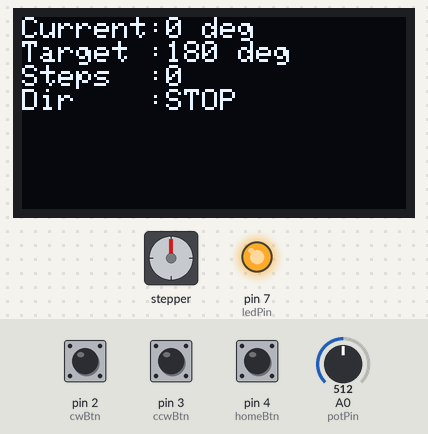
This sketch was run on a simulated Arduino Uno, built with avr-gcc and run on an emulated ATmega328P. Shown: 128×64 one-colour display, stepper motor, output pins drawn as LEDs (lit = HIGH). Inputs (shaded band) come from the test bench; at power-on: pin 2 (cwBtn) HIGH, pin 3 (ccwBtn) HIGH, pin 4 (homeBtn) HIGH, A0 (potPin) = 512. Stepper angles assume 2048 steps per turn; what the sketch prints to the serial monitor is not drawn.

Above: at 1.2 s.
1.3 s: pin 2 (cwBtn) pulled LOW for 0.15 s
At 2.9 s:
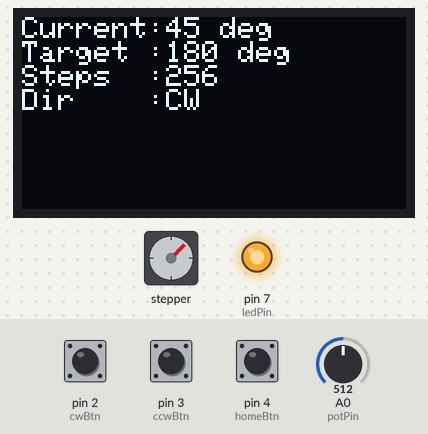
3.9 s: pin 3 (ccwBtn) pulled LOW for 3.2 s
At 7.7 s:
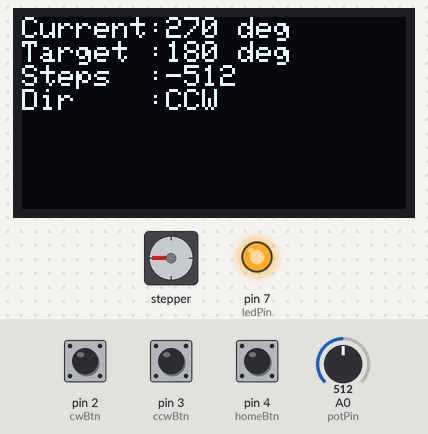
8.6 s: pin 4 (homeBtn) pulled LOW for 0.15 s
At 9.3 s:
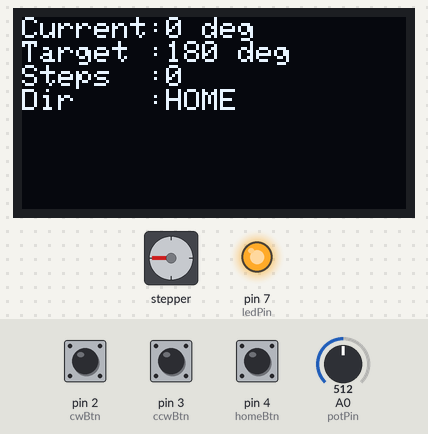
10.5 s: pin 3 (ccwBtn) pulled LOW for 0.15 s
At 12.8 s:
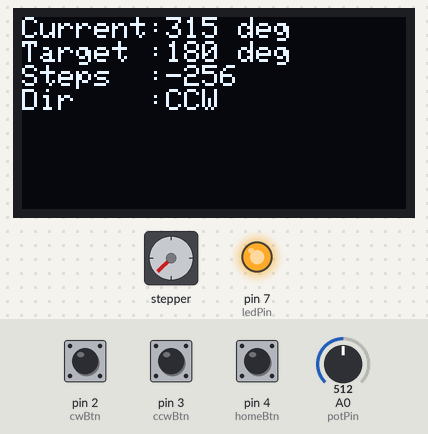
13.3 s: pin 3 (ccwBtn) pulled LOW for 3.2 s
At 17.1 s:
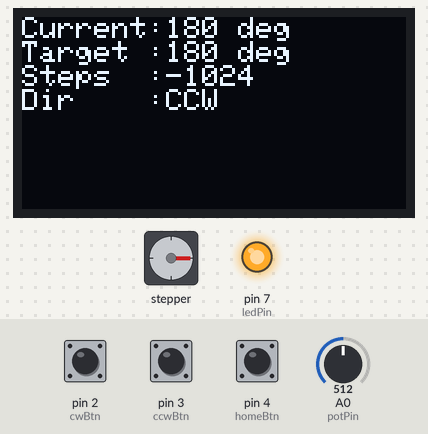
18.0 s: pin 3 (ccwBtn) pulled LOW for 1 s
At 19.6 s:
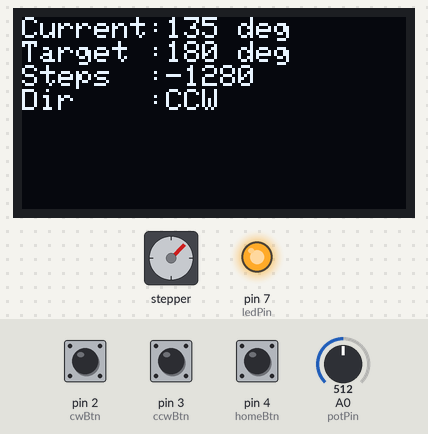
Timing chart, 0 to 21.1 s (numbered marks = the images above; inputs shaded):
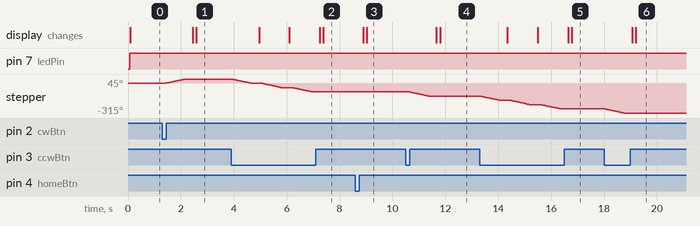

The sketch:

stepper_motor_positioner.ino
```cpp
#include <Wire.h>
#include <Adafruit_GFX.h>
#include <Adafruit_SSD1306.h>
#include <Stepper.h>

#define SCREEN_WIDTH 128
#define SCREEN_HEIGHT 64

Adafruit_SSD1306 display(SCREEN_WIDTH, SCREEN_HEIGHT, &Wire, -1);

// Stepper
const int STEPS_PER_REV = 2048;
Stepper motor(STEPS_PER_REV, 8, 10, 9, 11);

// Pins
const int potPin = A0;
const int cwBtn = 2;
const int ccwBtn = 3;
const int homeBtn = 4;
const int ledPin = 7;

long currentSteps = 0;
String direction = "STOP";

void setup() {

  Serial.begin(9600);

  pinMode(cwBtn, INPUT_PULLUP);
  pinMode(ccwBtn, INPUT_PULLUP);
  pinMode(homeBtn, INPUT_PULLUP);

  pinMode(ledPin, OUTPUT);

  motor.setSpeed(10);

  if(!display.begin(SSD1306_SWITCHCAPVCC,0x3C)){
    while(true);
  }

  display.clearDisplay();
  display.display();
}

void loop() {

  int pot = analogRead(potPin);

  int targetAngle = map(pot,0,1023,0,360);

  float currentAngle = fmod(currentSteps * 360.0 / STEPS_PER_REV,360);

  if(currentAngle < 0)
    currentAngle += 360;

  // CW Button
  if(digitalRead(cwBtn)==LOW){

    motor.step(256);

    currentSteps += 256;

    direction = "CW";

    delay(250);
  }

  // CCW Button
  if(digitalRead(ccwBtn)==LOW){

    motor.step(-256);

    currentSteps -= 256;

    direction = "CCW";

    delay(250);
  }

  // HOME Button
  if(digitalRead(homeBtn)==LOW){

    currentSteps = 0;

    direction = "HOME";

    delay(250);
  }

  digitalWrite(ledPin, HIGH);

  display.clearDisplay();

  display.setTextSize(1);
  display.setTextColor(SSD1306_WHITE);

  display.setCursor(0,0);
  display.print("Current:");
  display.print((int)currentAngle);
  display.println(" deg");

  display.print("Target :");
  display.print(targetAngle);
  display.println(" deg");

  display.print("Steps  :");
  display.println(currentSteps);

  display.print("Dir    :");
  display.println(direction);

  display.display();

  Serial.print("Current Angle : ");
  Serial.print(currentAngle);

  Serial.print(" | Target : ");
  Serial.print(targetAngle);

  Serial.print(" | Steps : ");
  Serial.print(currentSteps);

  Serial.print(" | Direction : ");
  Serial.println(direction);

  delay(100);
}
```

Measured:
- after the input at 1.3 s, stepper: turns 45° clockwise in 0.74 s, starting after 0.11 s; the display: first changes after 1.2 s (image 1 shows a later state)
- after the input at 3.9 s, stepper: turns 45° counter-clockwise in 0.73 s, then 45° counter-clockwise in 0.73 s, then 45° counter-clockwise in 0.73 s; the display: first changes after 1.1 s (image 2 shows a later state)
- after the input at 8.6 s, the display: first changes after 0.29 s (image 3 shows a later state)
- after the input at 10.5 s, stepper: turns 45° counter-clockwise in 0.73 s, starting after 0.12 s; the display: first changes after 1.2 s (image 4 shows a later state)
- after the input at 13.3 s, stepper: turns 45° counter-clockwise in 0.73 s, then 45° counter-clockwise in 0.73 s, then 45° counter-clockwise in 0.73 s; the display: first changes after 1.0 s (image 5 shows a later state)
- after the input at 18.0 s, stepper: turns 45° counter-clockwise in 0.73 s, starting at once; the display: first changes after 1.1 s (image 6 shows a later state)
